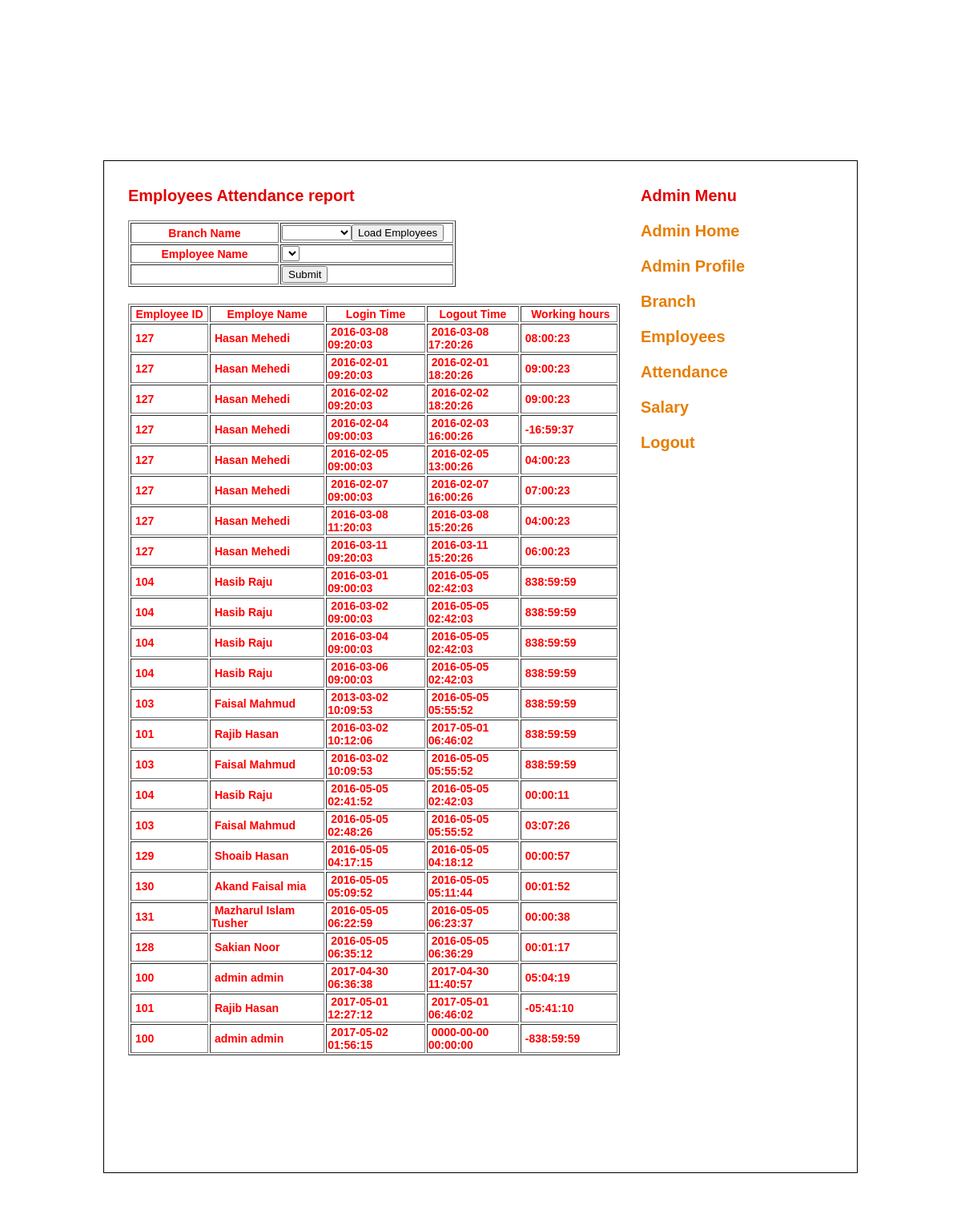
Screenshot of /attendance.php with the database file from the repository.
### tables this page shows
CREATE TABLE `attendance` (
  `attid` int(10) NOT NULL,
  `logintime` datetime NOT NULL,
  `logout` datetime NOT NULL,
  `empid` int(11) NOT NULL
);

CREATE TABLE `employees` (
  `empid` int(10) NOT NULL,
  `fname` varchar(25) NOT NULL,
  `lname` varchar(25) NOT NULL,
  `loginid` varchar(25) NOT NULL,
  `password` varchar(25) NOT NULL,
  `branchid` int(11) NOT NULL,
  `joindate` date NOT NULL,
  `basicsalary` double(10,2) NOT NULL,
  `address` text NOT NULL,
  `city` varchar(25) NOT NULL,
  `state` varchar(25) NOT NULL,
  `country` varchar(20) NOT NULL,
  `contactno` varchar(25) NOT NULL,
  `sex` varchar(15) NOT NULL,
  `dob` date NOT NULL,
  `emptype` varchar(20) NOT NULL,
  `expirence` int(10) NOT NULL
);

### attendance.php (the view, shortened to what this page needs)
<?php
include("header.php");
include("dbconnection.php");
$result = mysqli_query($con,"SELECT * FROM branch");
$resultattendence = mysqli_query($con,"SELECT * FROM attendance");
?>
<div id="templatemo_content">
    <div id="templatemo_content_left">
        	<div class="header_02">Employees Attendance report</div>
       	  <form action="" method="post" enctype="multipart/form-data" name="form1" id="form1">
          <table width="409" border="1">
            <tr>
                <th width="181" scope="row"><label for="branchname2">Branch Name</label>                </th>
                <td width="212"><select name="branchid" id="branchid">
              <option></option>
              <?php
              while($row = mysqli_fetch_array($result))
  {
echo "<option value='". $row['branchid'] . "'>" . $row['branchname']. "</option>";
  }
?>
      </select><input type="submit" name="submit2" id="submit2" value="Load Employees" /></td>
              </tr>
              <tr>
                <th scope="row"><label for="employeename">Employee Name</label>                </th>
                <td><select name="employeename" id="employeename">
                </select></td>
              </tr>
              <tr>
                <th scope="row">&nbsp;</th>
                <td><input type="submit" name="submit" id="submit" value="Submit" /></td>
              </tr>
            </table>
       <br />
            <table width="614" border="1">
              <tr>
                <th width="108" scope="row"><strong>Employee ID</strong></th>
                <th width="181"><strong> Employe Name</strong></th>
                <th width="155"><strong>Login Time</strong></th>
                <th width="142"><strong>Logout Time</strong></th>
                <th width="142">&nbsp;Working hours</th>
              </tr>
              <?php
			  if(isset($_POST["submit"]))
			  {while($rwarray = mysqli_fetch_array($resultatt))
			  {
				  $resultempa = mysqli_query($con,"SELECT * FROM employees where empid='$rwarray[empid]'");
				  $resarr = mysqli_fetch_array($resultempa);
			$resulatt = mysqli_query($con,"SELECT TIMEDIFF(  '$rwarray[logout]',  '$rwarray[logintime]' )");
			  $resarra = mysqli_fetch_array($resulatt);
              echo "<tr>
                <td>&nbsp;$rwarray[empid]</td>
                <td>&nbsp;$resarr[fname]	$resarr[lname]</td>
                <td>&nbsp;$rwarray[logintime]</td>
                <td>&nbsp;$rwarray[logout]</td>
				   <td>&nbsp;$resarra[0]</td>
              </tr>";
			  }
			  }
			  else
			  {
				  while($rwarray = mysqli_fetch_array($resultattendence))
			  {
				  $resultempa = mysqli_query($con,"SELECT * FROM employees where empid='$rwarray[empid]'");
				  $resarr = mysqli_fetch_array($resultempa);
			$resulatt = mysqli_query($con,"SELECT TIMEDIFF(  '$rwarray[logout]',  '$rwarray[logintime]' )");
			  $resarra = mysqli_fetch_array($resulatt);
              echo "<tr>
                <td>&nbsp;$rwarray[empid]</td>
                <td>&nbsp;$resarr[fname]	$resarr[lname]</td>
                <td>&nbsp;$rwarray[logintime]</td>
                <td>&nbsp;$rwarray[logout]</td>
				   <td>&nbsp;$resarra[0]</td>
              </tr>";
			  }
			  }
			  ?>
            </table>
            <p>&nbsp;</p>
          </form>
          <p>&nbsp;</p>
            <div class="margin_bottom_40"></div>
        </div>
        <div id="templatemo_content_right">
        	<div class="content_right_section">
                <div class="header_02">Admin Menu</div>
                          <?php
			 if($_SESSION["logintype"] = "Admin")
			 {
				include("adminsidebar.php");
			 }
			 else
			 {
				 include("empsidebar.php");
			 }
				?>
              <div class="margin_bottom_20"></div>
                <div class="margin_bottom_20"></div>
                <div class="margin_bottom_20"></div>
          </div>
        </div>
    </div>
   <?php
   include("footer.php");
   ?>

### header.php (shortened to what this page needs)
<html>
<head>
<link href="templatemo_style.css" rel="stylesheet" type="text/css" />
</head>
<body>
<div id="templatemo_wrapper">
  <div id="templatemo_container">
    <div id="templatemo_header_panel">
      <div id="logo"></div>
        </div>

### adminsidebar.php
<div class="header_02"><a href="adminhome.php">Admin Home</a></div>
   <div class="header_02"><a href="updateprofile.php">Admin Profile</a></div>
          <div class="header_02"><a href="addnewbranch.php">Branch</a></div>
          <div class="header_02"><a href="viewemployee.php">Employees</a></div>
          <div class="header_02"><a href="attendance.php">Attendance</a></div>
          <div class="header_02"><a href="salary.php">Salary</div>
          <div class="header_02"><a href="logout.php">Logout</div>
          <blockquote>&nbsp;</blockquote>

### footer.php
    <div id="templatemo_footer">
    Copyright © 2017 | Designed by Rafa, Tasneem, Taposhi  </div>
</body>
</html>

### templatemo_style.css (style rules this page uses)
body { margin: 0; padding: 0; line-height: 1.5em; font-family: Arial, Helvetica, sans-serif; font-size: 11px; color: #333333; }
a:link, a:visited { color: #e77e02; text-decoration: none; font-weight: bold; }
p { margin: 0px; padding: 0px; }
.margin_bottom_20 { clear: both; width: 100%; height: 20px; font-size: 1px; }
.margin_bottom_40 { clear: both; width: 100%; height: 40px; font-size: 1px; }
.header_02 { color: #e20000; font-size: 20px; font-weight: bold; padding: 3px 0 5px 0; margin: 0 0 15px 0; }
#templatemo_wrapper { width: 100%; margin: 0 auto; }
#templatemo_container { width: 980px; margin: 0 auto; }
#templatemo_header_panel { width: 980px; height: 170px; }
#templatemo_header_panel #logo { float: left; width: 265px; height: 91px; margin: 90px 0 0 20px; }
#templatemo_content { clear: both; width: 940px; margin: 30px 19px 0 19px; background: #ffffff; border: 1px solid #000; }
#templatemo_content #templatemo_content_left { float: left; width: 580px; padding: 30px; }
#templatemo_content_left p { padding-bottom: 10px; text-align: justify; }
#templatemo_content #templatemo_content_right { float: right; width: 240px; padding: 30px }
.content_right_section { clear: both; }
#templatemo_footer { clear: both; padding: 20px 0; width: 980px; text-align: center; color: #ffffff; }

### header.php (style rules this page uses)
body,td,th { font-size: 14px; font-weight: bold; color: #F00; }
body { background-color: #FFF; }

### rows the page displays
attendance: empid "127", empid.fname "Hasan", empid.lname "Mehedi", logintime "2016-03-08 09:20:03", logout "2016-03-08 17:20:26", resarra "08:00:23"
attendance: empid "127", empid.fname "Hasan", empid.lname "Mehedi", logintime "2016-02-01 09:20:03", logout "2016-02-01 18:20:26", resarra "09:00:23"
attendance: empid "127", empid.fname "Hasan", empid.lname "Mehedi", logintime "2016-02-02 09:20:03", logout "2016-02-02 18:20:26", resarra "09:00:23"
attendance: empid "127", empid.fname "Hasan", empid.lname "Mehedi", logintime "2016-02-04 09:00:03", logout "2016-02-03 16:00:26", resarra "-16:59:37"
attendance: empid "127", empid.fname "Hasan", empid.lname "Mehedi", logintime "2016-02-05 09:00:03", logout "2016-02-05 13:00:26", resarra "04:00:23"
attendance: empid "127", empid.fname "Hasan", empid.lname "Mehedi", logintime "2016-02-07 09:00:03", logout "2016-02-07 16:00:26", resarra "07:00:23"
attendance: empid "127", empid.fname "Hasan", empid.lname "Mehedi", logintime "2016-03-08 11:20:03", logout "2016-03-08 15:20:26", resarra "04:00:23"
attendance: empid "127", empid.fname "Hasan", empid.lname "Mehedi", logintime "2016-03-11 09:20:03", logout "2016-03-11 15:20:26", resarra "06:00:23"
attendance: empid "104", empid.fname "Hasib", empid.lname "Raju", logintime "2016-03-01 09:00:03", logout "2016-05-05 02:42:03", resarra "838:59:59"
attendance: empid "104", empid.fname "Hasib", empid.lname "Raju", logintime "2016-03-02 09:00:03", logout "2016-05-05 02:42:03", resarra "838:59:59"
attendance: empid "104", empid.fname "Hasib", empid.lname "Raju", logintime "2016-03-04 09:00:03", logout "2016-05-05 02:42:03", resarra "838:59:59"
attendance: empid "104", empid.fname "Hasib", empid.lname "Raju", logintime "2016-03-06 09:00:03", logout "2016-05-05 02:42:03", resarra "838:59:59"
attendance: empid "103", empid.fname "Faisal", empid.lname "Mahmud", logintime "2013-03-02 10:09:53", logout "2016-05-05 05:55:52", resarra "838:59:59"
attendance: empid "101", empid.fname "Rajib", empid.lname "Hasan", logintime "2016-03-02 10:12:06", logout "2017-05-01 06:46:02", resarra "838:59:59"
attendance: empid "103", empid.fname "Faisal", empid.lname "Mahmud", logintime "2016-03-02 10:09:53", logout "2016-05-05 05:55:52", resarra "838:59:59"
attendance: empid "104", empid.fname "Hasib", empid.lname "Raju", logintime "2016-05-05 02:41:52", logout "2016-05-05 02:42:03", resarra "00:00:11"
attendance: empid "103", empid.fname "Faisal", empid.lname "Mahmud", logintime "2016-05-05 02:48:26", logout "2016-05-05 05:55:52", resarra "03:07:26"
attendance: empid "129", empid.fname "Shoaib", empid.lname "Hasan", logintime "2016-05-05 04:17:15", logout "2016-05-05 04:18:12", resarra "00:00:57"
attendance: empid "130", empid.fname "Akand", empid.lname "Faisal mia", logintime "2016-05-05 05:09:52", logout "2016-05-05 05:11:44", resarra "00:01:52"
attendance: empid "131", empid.fname "Mazharul Islam", empid.lname "Tusher", logintime "2016-05-05 06:22:59", logout "2016-05-05 06:23:37", resarra "00:00:38"
attendance: empid "128", empid.fname "Sakian", empid.lname "Noor", logintime "2016-05-05 06:35:12", logout "2016-05-05 06:36:29", resarra "00:01:17"
attendance: empid "100", empid.fname "admin", empid.lname "admin", logintime "2017-04-30 06:36:38", logout "2017-04-30 11:40:57", resarra "05:04:19"
attendance: empid "101", empid.fname "Rajib", empid.lname "Hasan", logintime "2017-05-01 12:27:12", logout "2017-05-01 06:46:02", resarra "-05:41:10"
attendance: empid "100", empid.fname "admin", empid.lname "admin", logintime "2017-05-02 01:56:15", logout "0000-00-00 00:00:00", resarra "-838:59:59"
